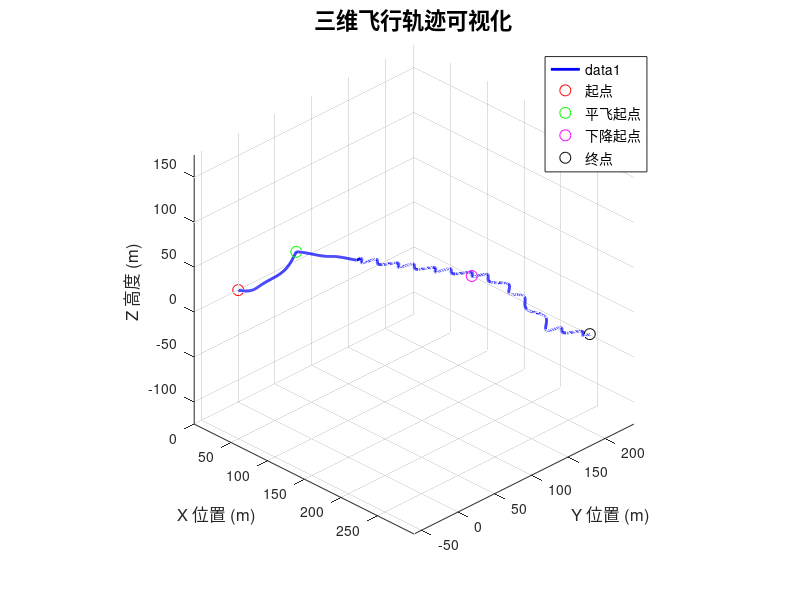
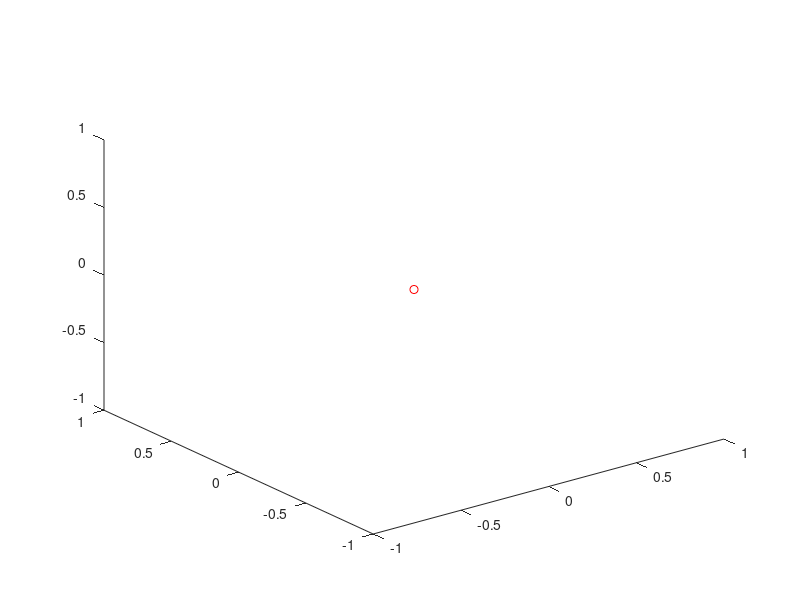

MATLAB code for these plots, in order: (Note: this script raises an error after producing the figures.)
% 基于MATLAB的三维飞行轨迹绘制（修复动态绘图对象失效错误）
clear; clc; close all;  % 清空工作区、命令行，关闭已有图形窗口

%% 1. 生成飞行轨迹数据
t = linspace(0, 60, 1000);  % 时间序列：0到60秒，共1000个采样点
x = 5*t + 2*sin(t);  % X轴：主方向前进+小幅左右偏移
y = 3*t + 5*cos(2*(t-20)).*(t>=20);  % Y轴：20秒后开始转弯
z = zeros(size(t));  % 初始化高度数组

% 用索引定位关键时间节点（修复浮点数比较问题）
idx_10 = find(t >= 10, 1, 'first');  
idx_40 = find(t >= 40, 1, 'first');  

% 爬升阶段（0-10秒）：抛物线加速爬升
z(1:idx_10) = 0.5*t(1:idx_10).^2;        
% 平飞阶段（10-40秒）：高度保持
z(idx_10+1:idx_40) = z(idx_10);         
% 下降阶段（40-60秒）：抛物线下降
z(idx_40+1:end) = z(idx_40) - 0.3*(t(idx_40+1:end)-40).^2;  
z(z<0) = 0;  % 确保高度不为负

%% 2. 绘制静态三维飞行轨迹
figure('Color','w','Position',[100,100,1000,800]);  
plot3(x, y, z, 'b-', 'LineWidth', 2);  % 绘制三维轨迹
hold on;  

% 标记关键节点
plot3(x(1), y(1), z(1), 'ro', 'MarkerSize', 8, 'DisplayName', '起点');
plot3(x(idx_10), y(idx_10), z(idx_10), 'go', 'MarkerSize', 8, 'DisplayName', '平飞起点');
plot3(x(idx_40), y(idx_40), z(idx_40), 'mo', 'MarkerSize', 8, 'DisplayName', '下降起点');
plot3(x(end), y(end), z(end), 'ko', 'MarkerSize', 8, 'DisplayName', '终点');

% 图形美化
xlabel('X 位置 (m)','FontSize',12);  
ylabel('Y 位置 (m)','FontSize',12);  
zlabel('Z 高度 (m)','FontSize',12);  
title('三维飞行轨迹可视化','FontSize',16,'FontWeight','bold');
grid on;  
legend('Location','best','FontSize',10);  
view(45, 30);  
camlight;  
lighting gouraud;  
axis equal;  

%% 3. 修复后的动态绘制飞行轨迹（核心优化）
% 新建独立的动态绘图窗口，避免与静态窗口冲突
fig_dyn = figure('Color','w','Position',[1100,100,1000,800]);
% 先设置坐标轴范围（基于完整轨迹数据，避免初始坐标失效）
xlim([min(x), max(x)]);
ylim([min(y), max(y)]);
zlim([0, max(z)]);
grid on;
xlabel('X 位置 (m)','FontSize',12);
ylabel('Y 位置 (m)','FontSize',12);
zlabel('Z 高度 (m)','FontSize',12);
title('三维飞行轨迹动态演示','FontSize',16,'FontWeight','bold');
view(45, 30);
axis equal;

% 初始化轨迹线和飞行器位置点（用真实起点坐标，避免0,0,0失效）
h = plot3(x(1), y(1), z(1), 'r-', 'LineWidth', 2);  % 轨迹线初始化为起点
h_point = plot3(x(1), y(1), z(1), 'ro', 'MarkerSize', 6);  % 飞行器位置点
hold on;  % 保持窗口，避免对象被清空

% 循环绘制动态轨迹（添加对象有效性检查）
for i = 1:length(t)
    % 检查对象是否有效（核心修复：避免访问已删除的对象）
    if ~isvalid(h) || ~isvalid(h_point) || ~isvalid(fig_dyn)
        disp('图形窗口或对象已关闭，终止动态绘制');
        break;
    end
    
    % 更新轨迹线（逐步扩展）
    set(h, 'XData', x(1:i), 'YData', y(1:i), 'ZData', z(1:i));
    % 更新飞行器位置点（当前位置）
    set(h_point, 'XData', x(i), 'YData', y(i), 'ZData', z(i));
    
    drawnow limitrate;  % 优化刷新机制，避免卡顿
    pause(0.01);  % 控制动画速度（可调整，如0.02更慢）
end

disp('动态轨迹绘制完成！');
